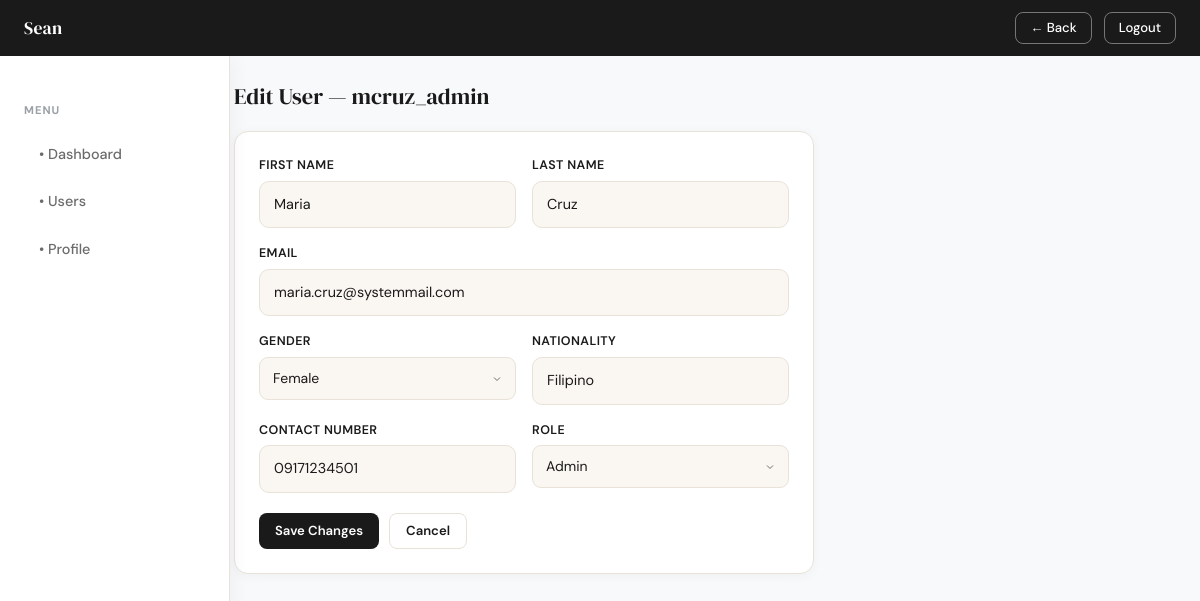
/admin_user_edit.php?id=1 (signed in), run on the app's committed database.
### tables this page shows
CREATE TABLE `usermanagement` (
  `id` int(11) NOT NULL,
  `username` varchar(50) NOT NULL,
  `email` varchar(120) NOT NULL,
  `password_hash` varchar(255) NOT NULL,
  `role` enum('admin','user') NOT NULL DEFAULT 'user',
  `firstname` varchar(60) NOT NULL,
  `lastname` varchar(60) NOT NULL,
  `gender` enum('male','female','other') DEFAULT 'other',
  `nationality` varchar(80) DEFAULT NULL,
  `contact_number` varchar(30) DEFAULT NULL,
  `created_at` timestamp NOT NULL DEFAULT current_timestamp()
);

### admin_user_edit.php (the view, shortened to what this page needs)
<?php
$db    = (new Database())->connect();
$id    = (int)($_GET['id'] ?? 0);
$stmt = $db->prepare("SELECT * FROM usermanagement WHERE id = :id");
$stmt->execute([':id' => $id]);
$user = $stmt->fetch();
?>
<!DOCTYPE html>
<html lang="en">
<head>
    <link href="https://cdn.jsdelivr.net/npm/bootstrap@5.3.3/dist/css/bootstrap.min.css" rel="stylesheet">
    <link rel="stylesheet" href="Style/style.css">
</head>
<body class="dashboard-body">
<nav class="dash-navbar">
    <span class="brand">Sean</span>
    <div class="nav-right">
        <a href="admin_users.php" class="nav-btn">← Back</a>
        <a href="logout.php" class="nav-btn">Logout</a>
    </div>
</nav>
<div class="sidebar">
    <div class="sidebar-label">Menu</div>
    <a href="admin_users.php">• Dashboard</a>
    <a href="admin_users.php?role=user">• Users</a>
    <a href="profile.php">• Profile</a>
</div>
<div class="main-content with-sidebar">
    <h5 class="page-title">Edit User — <?= htmlspecialchars($user['username']) ?></h5>
    <div class="dash-card" style="max-width:580px;">
        <form method="POST" action="">
            <div class="row g-3">
                <div class="col-6">
                    <label class="dash-label">First Name</label>
                    <input type="text" name="firstname" class="dash-input"
                        value="<?= htmlspecialchars($user['firstname']) ?>" required/>
                </div>
                <div class="col-6">
                    <label class="dash-label">Last Name</label>
                    <input type="text" name="lastname" class="dash-input"
                        value="<?= htmlspecialchars($user['lastname']) ?>" required/>
                </div>
                <div class="col-12">
                    <label class="dash-label">Email</label>
                    <input type="email" name="email" class="dash-input"
                        value="<?= htmlspecialchars($user['email']) ?>" required/>
                </div>
                <div class="col-6">
                    <label class="dash-label">Gender</label>
                    <select name="gender" class="dash-select">
                        <option value="female" <?= $user['gender'] === 'female' ? 'selected' : '' ?>>Female</option>
                    </select>
                </div>
                <div class="col-6">
                    <label class="dash-label">Nationality</label>
                    <input type="text" name="nationality" class="dash-input"
                        value="<?= htmlspecialchars($user['nationality']) ?>" required/>
                </div>
                <div class="col-6">
                    <label class="dash-label">Contact Number</label>
                    <input type="text" name="contact_number" class="dash-input"
                        value="<?= htmlspecialchars($user['contact_number']) ?>" required/>
                </div>
                <div class="col-6">
                    <label class="dash-label">Role</label>
                    <select name="role" class="dash-select">
                        <option value="admin" <?= $user['role'] === 'admin' ? 'selected' : '' ?>>Admin</option>
                    </select>
                </div>
            </div>
            <div style="display:flex; gap:10px; margin-top:20px;">
                <button type="submit" class="dash-btn dash-btn-dark">Save Changes</button>
                <a href="admin_users.php" class="dash-btn dash-btn-outline">Cancel</a>
            </div>
        </form>
    </div>
</div>
</body>
</html>

### Style/style.css (style rules this page uses)
*, *::before, *::after { box-sizing: border-box; margin: 0; padding: 0; }
:root { --cream: #faf7f2; --dark: #1a1a1a; --mid: #6b6b6b; --muted: #64748b; --border: #e8e2d9; --accent: #c8a97e; --accent-d: #a8845a; --white: #ffffff; --primary: #4f46e5; --primary-dark: #3730a3; --danger: #ef4444; --success: #10b981; --bg: #f8f9fa; }
body { font-family: "DM Sans", sans-serif; background: var(--cream); min-height: 100vh; display: flex; flex-direction: column; align-items: center; justify-content: center; padding: 24px 16px; background-image: radial-gradient( ellipse at 15% 50%, rgba(200, 169, 126, 0.08) 0%, transparent 55% ), radial-gradient( ellipse at 85% 20%, rgba(168, 132, 90, 0.06) 0%, transparent 55% ); }
body.dashboard-body { display: block; background: var(--bg); background-image: none; padding: 0; align-items: unset; justify-content: unset; }
label { display: block; font-size: 0.78rem; font-weight: 600; color: var(--dark); letter-spacing: 0.4px; text-transform: uppercase; margin-bottom: 7px; }
input[type="email"], input[type="password"], input[type="text"] { width: 100%; padding: 12px 14px; border: 1.5px solid var(--border); border-radius: 10px; font-family: "DM Sans", sans-serif; font-size: 0.9rem; color: var(--dark); background: var(--cream); transition: border-color 0.2s, box-shadow 0.2s; outline: none; }
input::placeholder { color: #c4bdb3; }
.dash-navbar { position: fixed; top: 0; left: 0; right: 0; z-index: 100; background: var(--dark); height: 56px; display: flex; align-items: center; justify-content: space-between; padding: 0 24px; }
.dash-navbar .brand { font-family: "DM Serif Display", serif; font-size: 1.1rem; color: var(--white); font-weight: 400; letter-spacing: 0.3px; }
.dash-navbar .nav-right { display: flex; align-items: center; gap: 12px; }
.dash-navbar .nav-btn { padding: 5px 14px; border-radius: 8px; font-size: 0.82rem; font-family: "DM Sans", sans-serif; font-weight: 500; cursor: pointer; text-decoration: none; border: 1.5px solid rgba(255, 255, 255, 0.4); color: var(--white); background: transparent; transition: background 0.2s, border-color 0.2s; }
.sidebar { width: 230px; min-height: 100vh; background: var(--white); border-right: 1px solid var(--border); padding: 24px 0; position: fixed; top: 56px; left: 0; box-shadow: 4px 0 18px rgba(0, 0, 0, 0.04); backdrop-filter: blur(6px); transition: all 0.2s ease; }
.sidebar-label { padding: 10px 24px; font-size: 0.7rem; color: #9aa0a6; text-transform: uppercase; letter-spacing: 1px; font-weight: 700; margin-top: 12px; }
.sidebar a { display: flex; align-items: center; gap: 10px; padding: 11px 24px; margin: 4px 12px; border-radius: 10px; color: var(--mid); text-decoration: none; font-size: 0.9rem; font-weight: 500; border-left: 3px solid transparent; transition: all 0.18s ease; }
.main-content { margin-top: 56px; padding: 28px 24px; }
.main-content.with-sidebar { margin-left: 210px; }
.page-title { font-family: "DM Serif Display", serif; font-size: 1.4rem; font-weight: 400; color: var(--dark); margin-bottom: 20px; }
.dash-card { background: var(--white); border: 1px solid var(--border); border-radius: 14px; padding: 24px; margin-bottom: 16px; box-shadow: 0 2px 12px rgba(0, 0, 0, 0.04); }
.dash-btn { padding: 7px 16px; border-radius: 8px; font-family: "DM Sans", sans-serif; font-size: 0.82rem; font-weight: 600; cursor: pointer; text-decoration: none; border: none; transition: opacity 0.2s, transform 0.15s; display: inline-flex; align-items: center; gap: 5px; }
.dash-btn-dark { background: var(--dark); color: var(--white); }
.dash-btn-outline { background: transparent; color: var(--dark); border: 1.5px solid var(--border); }
.dash-label { display: block; font-size: 0.78rem; font-weight: 600; color: var(--dark); text-transform: uppercase; letter-spacing: 0.4px; margin-bottom: 6px; }
.dash-input, .dash-select { width: 100%; padding: 10px 13px; border: 1.5px solid var(--border); border-radius: 9px; font-family: "DM Sans", sans-serif; font-size: 0.875rem; color: var(--dark); background: var(--cream); outline: none; transition: border-color 0.2s, box-shadow 0.2s; appearance: none; }
.dash-select { background-repeat: no-repeat; background-position: right 12px center; padding-right: 36px; cursor: pointer; }

### data on the page
usermanagement: username "mcruz_admin", firstname "Maria", lastname "Cruz", email "maria.cruz@systemmail.com", gender "Female", nationality "Filipino", contact_number "09171234501", role "Admin"
